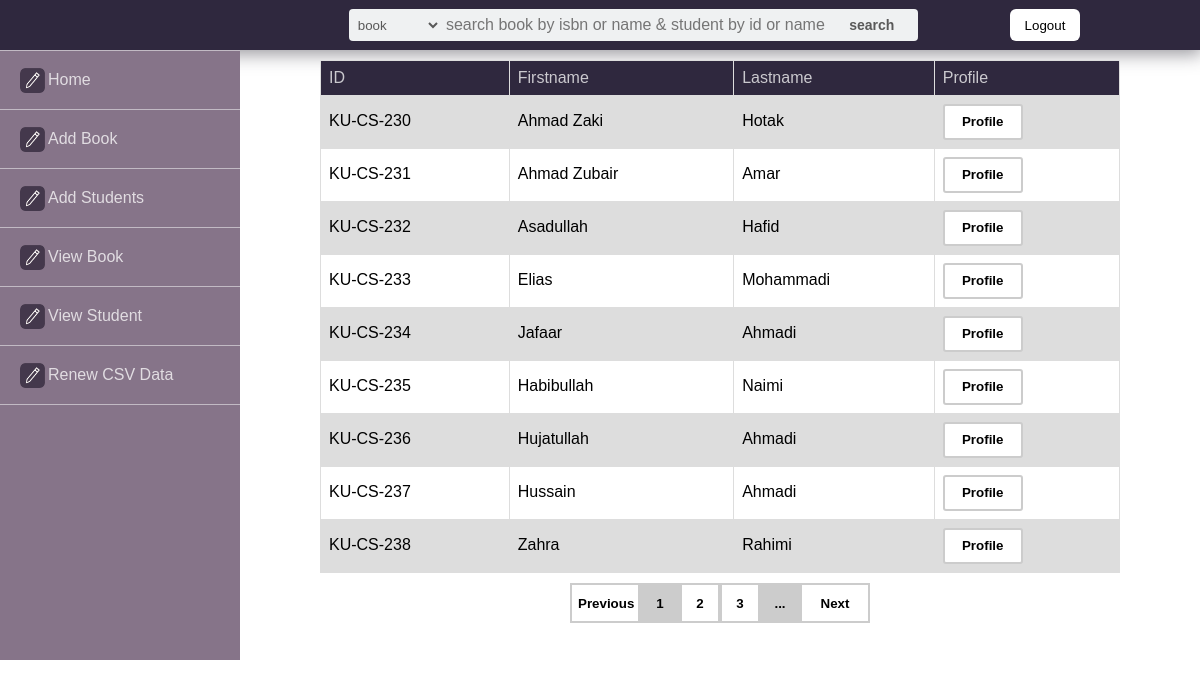
Page /Library/Admin/viewstudent.php (signed in) on the committed database.
### tables this page shows
CREATE TABLE IF NOT EXISTS `students` (
  `id` varchar(20) NOT NULL,
  `firstname` varchar(100) NOT NULL,
  `lastname` varchar(100) NOT NULL,
  `username` varchar(100) NOT NULL,
  `password` varchar(100) NOT NULL,
  `gender` varchar(10) NOT NULL,
  `faculty` varchar(64) NOT NULL,
  `semester` varchar(64) NOT NULL,
  `imagepath` varchar(200) NOT NULL,
  PRIMARY KEY (`id`)
);

### Library/Admin/includes/database.php (called while the page is built, shortened)
<?php
class Database {
	private $connection;
	public function __construct(){
		$this->connection = mysqli_connect('localhost', 'root', '', 'library') or die('Connection Erro');
	}
	public function query($sql){
		$result = mysqli_query($this->connection, $sql) or die('Query failed');
		return $result;
	}
}
$database = new Database();
?>

### Library/Admin/includes/students.php (called while the page is built, shortened)
<?php
include_once('database.php');
class Student{
	public static function count_all() {
	global $database;
	$sql = "select count(*) as count from students";
	$result = $database->query($sql);
	$row = mysqli_fetch_array($result);
	return $row['count'];
}
	public static function find_by_sql($sql){
		global $database;
		$result = $database->query($sql);
		$students = array();
	while($row = mysqli_fetch_array($result)){
			$student = new Student();
			$student->id = $row['id'];
			$student->firstname = $row['firstname'];
			$student->lastname = $row['lastname'];
			$student->username = $row['username'];
			$student->password = $row['password'];
			$student->gender = $row['gender'];
			$student->faculty = $row['faculty'];
			$student->semester = $row['semester'];
			$students[] = $student;
		}
		return $students;
	}
}
?>

### Library/Admin/includes/pagination.php (called while the page is built)
<?php
class Pagination {
	public $current_page;
	public $per_page;
	public $total_count;
	public function __construct($page=1, $per_page=6, $total_count=0) {
		$this->current_page = (int) $page;
		$this->per_page = (int) $per_page;
		$this->total_count = (int) $total_count;
	}
	public function offset() {
		return ($this->current_page - 1) * $this->per_page;
	}
	public function total_pages() {
		return ceil($this->total_count/$this->per_page);
	}
	public function previous_page() {
		return $this->current_page - 1;
	}
	public function next_page() {
		return $this->current_page + 1;
	}
	public function has_previous_page() {
		return $this->previous_page() >= 1 ? true : false;
	}
	public function has_next_page() {
		return $this->next_page() <= $this->total_pages() ? true : false;
	}
}
?>

### Library/Admin/viewstudent.php (the view, shortened to what this page needs)
<?php require_once('includes/sessioncheck.php');
      require_once('includes/database.php');
      require_once('includes/students.php');
      require_once('includes/pagination.php');
      $current_page = !empty($_GET['page']) ? (int) $_GET['page'] : 1;
      $per_page = 9;
      $count = Student::count_all();
      $pagination = new Pagination($current_page, $per_page, $count);
      $sql = "select * from students limit {$per_page} offset {$pagination->offset()}";
      $students = Student::find_by_sql($sql);
?>
<!DOCTYPE html>
<html>
<head>
	<link rel="stylesheet" type="text/css" href="styles/reset.css">
	<link rel="stylesheet" type="text/css" href="styles/main.css">
</head>
<?php include_once('layouts/header.php') ;?>
<div id="content">
	<div id="stdlist">
		<table>
			<tr id="tblheader">
				<th>ID</th>
				<th>Firstname</th>
				<th>Lastname</th>
				<th>Profile</th>
			</tr>
		<?php foreach($students as $student){
		echo "<tr>";
  		echo "<td>" . $student->id ."</td>";
  		echo "<td>" . $student->firstname . "</td>";
  		echo "<td>" . $student->lastname . "</td>" ;
  		echo "<td><a href=\"studentprofile.php?id={$student->id}\">";
  		echo "<button id='profilebtn'>Profile</button></a></td> ";
  		}
  		?>
		</table>
	</div>
	<div id="pagination">
			<?php
			if($pagination->total_pages() > 1 ){
				if($pagination->has_previous_page()){
					echo "<a href=\"viewstudent.php?page=";
					echo $pagination->previous_page();
					echo "\"><button class=\"nextprev\">Previous</button></a>";
				} else {
					echo "<button class= \"nextprev\">Previous</button>";
				}
				$total_pages = $pagination->total_pages();
				$oneFrontToCurrentPage = $current_page + 1;
				$twoFrontToCurrentPage = $current_page + 2;
				echo "<button id=\"current\">{$current_page}</button>";
				if ($oneFrontToCurrentPage <= $total_pages) {
					echo "<a href=\"viewstudent.php?page={$oneFrontToCurrentPage}\" ><button>{$oneFrontToCurrentPage}</button></a>";
				}
				if ($twoFrontToCurrentPage <= $total_pages) {
					echo "<a href=\"viewstudent.php?page={$twoFrontToCurrentPage}\" ><button>{$twoFrontToCurrentPage}</button></a>";
				}
				if ($current_page + 3 <= $total_pages) {
					echo "<button id=\"current\">...</button>";
				}
				if($pagination->has_next_page()){
					echo "<a href=\"viewstudent.php?page=";
					echo $pagination->next_page();
					echo "\"><button class=\"nextprev\">Next</button></a>";
				}
				else{
					echo "<button class=\"nextprev\">Next</button>";
				}
			 }
			?>
	</div>
</div>
<?php include_once("layouts/footer.php");

### Library/Admin/styles/main.css (style rules this page uses)
body { width: 100%; min-width: 1000px; font-family: Arial; }
#content { width: 80%; min-width: 800px; float: right; }
div#stdlist { width: 800px; margin: 10px auto; }
#stdlist table { width: 100%; border-collapse: collapse; }
#stdlist table tr#tblheader { background-color: #2f283e; color : rgba(255,255,255,0.75); }
#stdlist td, th { border: 1px solid #dddddd; text-align: left; padding: 8px; }
#stdlist tr:nth-child(even) { background-color: #dddddd; }
#profilebtn { font-weight: bold; width: 80px; line-height: 30px; border-radius: 3px; border: 2px solid #ccc; outline: none; background-color: white; }
div#pagination { width: 40%; display: block; margin: 0 auto; text-align: center; font-size: 0; }
div#pagination button.nextprev { width: 70px; }
div#pagination button { font-weight: bold; width: 40px; height: 40px; border: 2px solid #ccc; outline: none; background-color: white; }
div#pagination button#current { background-color: #ccc; }

### rows in the picture
students: id "KU-CS-230", firstname "Ahmad Zaki", lastname "Hotak"
students: id "KU-CS-231", firstname "Ahmad Zubair", lastname "Amar"
students: id "KU-CS-232", firstname "Asadullah", lastname "Hafid"
students: id "KU-CS-233", firstname "Elias", lastname "Mohammadi"
students: id "KU-CS-234", firstname "Jafaar", lastname "Ahmadi"
students: id "KU-CS-235", firstname "Habibullah", lastname "Naimi"
students: id "KU-CS-236", firstname "Hujatullah", lastname "Ahmadi"
students: id "KU-CS-237", firstname "Hussain", lastname "Ahmadi"
students: id "KU-CS-238", firstname "Zahra", lastname "Rahimi"

### other values in the picture
$current_page "1"
$oneFrontToCurrentPage "2"
$twoFrontToCurrentPage "3"
